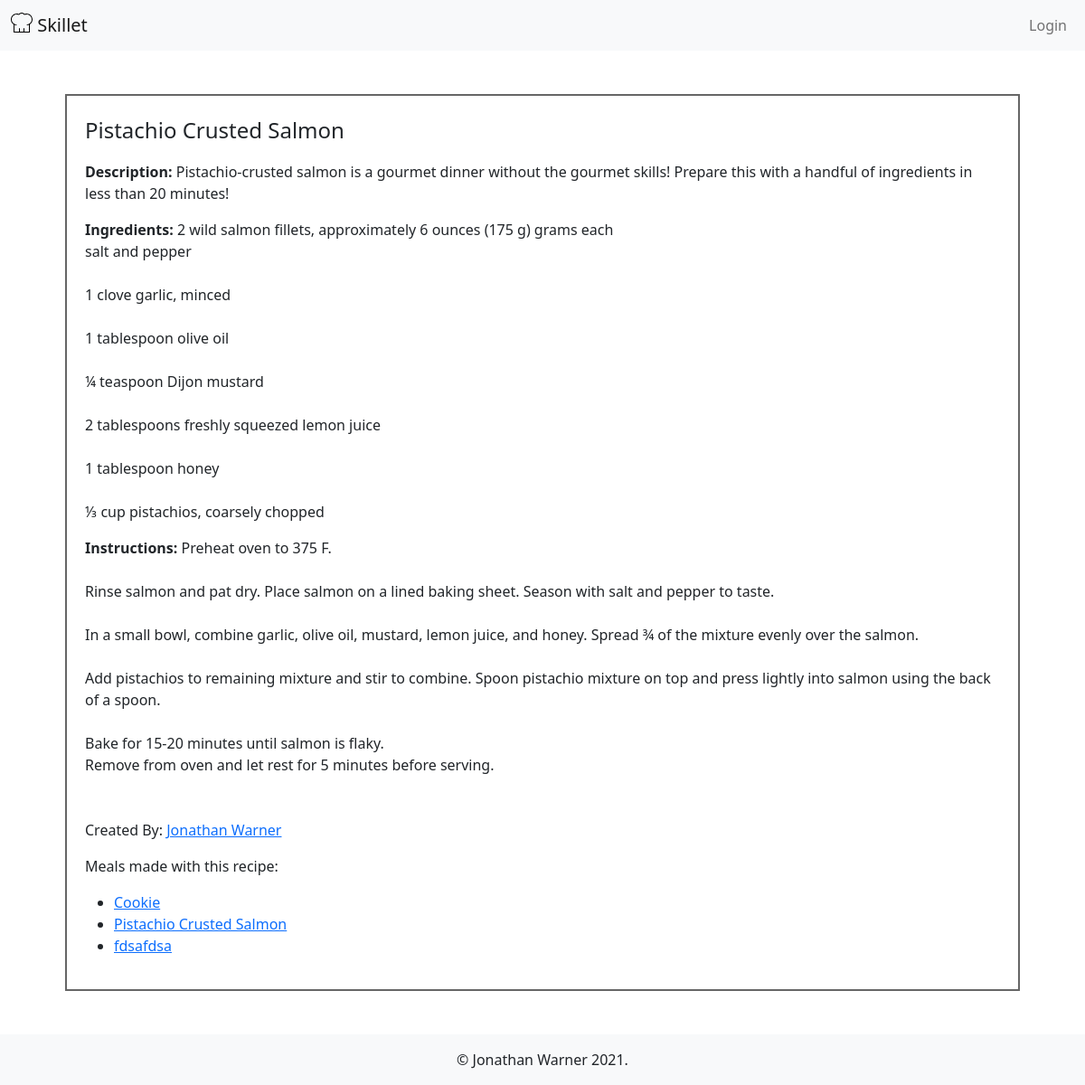
Page /view_recipe/2 on the committed database.
### skillet/models.py (models this page shows, shortened)
class Recipe(db.Model):
    __tablename__ = 'recipe'
    id = db.Column(db.Integer, primary_key=True)
    name = db.Column(db.String(80), nullable=False)
    description = db.Column(db.String(300), nullable=False)
    ingredients = db.Column(db.String(600), nullable=False)
    instructions = db.Column(db.String(600), nullable=False)
    created_by_id = db.Column(db.Integer, db.ForeignKey('user.id'))
    created_by = db.relationship('User')
    meals = db.relationship(
        'Meal', secondary='meal_recipes', back_populates="recipes")

class User(UserMixin, db.Model):
    __tablename__ = 'user'
    id = db.Column(db.Integer, primary_key=True)
    email = db.Column(db.String(80), nullable=False, unique=True)
    username = db.Column(db.String(80), nullable=False)
    password = db.Column(db.String(200), nullable=False)
    date_created = db.Column(db.DateTime, nullable=False)
    last_active = db.Column(db.DateTime, nullable=False)
    recipes = db.relationship('Recipe', backref='user')
    meals = db.relationship('Meal', backref='user')

class Meal(db.Model):
    __tablename__ = 'meal'
    id = db.Column(db.Integer, primary_key=True)
    name = db.Column(db.String(80), nullable=False)
    description = db.Column(db.String(300), nullable=True)
    date_prepared = db.Column(db.DateTime, nullable=False)
    img_url = db.Column(db.String(300), nullable=False)
    created_by_id = db.Column(db.Integer, db.ForeignKey('user.id'))
    created_by = db.relationship('User')
    recipes = db.relationship(
        'Recipe', secondary="meal_recipes", back_populates='meals')

### skillet/post/routes.py (the view)
@post.route('/view_recipe/<id>')
def view_recipe(id):
    recipe = Recipe.query.get(id)
    return render_template('recipe_detail.html', recipe=recipe)

### skillet/templates/recipe_detail.html (shortened to what this page needs)
{% extends 'base.html' %}
{% block content %}
<section class="p-5 d-flex">
    <div class="mx-4">
        <div class="recipe-info-container">
            <p class="fs-4">{{recipe.name.title()}}</p>
            <p class="text-prewrap"><strong>Description:</strong> {{recipe.description}}</p>
            <p class="text-prewrap"><strong>Ingredients:</strong> {{recipe.ingredients}}</p>
            <p class="text-prewrap"><strong>Instructions:</strong> {{recipe.instructions}}</p>
            <p class="mt-5">Created By:
                <a href="/profile/{{recipe.created_by.id}}">{{recipe.created_by.username.title()}}</a>
            </p>
            <div>
                <p>Meals made with this recipe:</p>
                <ul>
                    {% for meal in recipe.meals %}
                    <li><a href="/view_meal/{{meal.id}}">{{meal.name}}</a></li>
                    {% endfor %}
                </ul>
            </div>
        </div>
    </div>
</section>
{% endblock content %}

### skillet/templates/base.html (shortened to what this page needs)
<!DOCTYPE html>
<html lang="en">
<head>
    <link href="https://cdn.jsdelivr.net/npm/bootstrap@5.0.0-beta2/dist/css/bootstrap.min.css" rel="stylesheet"
>
    <link href="{{ url_for('static', filename='styles.css') }}" rel="stylesheet">
</head>
<body>
    <nav class="navbar navbar-expand-lg navbar-light bg-light">
        <div class="container-fluid">
            <a class="navbar-brand" href="/">
                Skillet
            </a>
            <div class="collapse navbar-collapse" id="navbarSupportedContent">
                <ul class="navbar-nav ms-auto">
                    {% if current_user.is_authenticated %}
                    <li>
                        <a class="nav-link" href="/logout">Logout</a>
                    </li>
                    <li>
                        <a class="nav-link profile-icon" href="/profile/{{current_user.id}}">
                            <svg xmlns="http://www.w3.org/2000/svg" width="24" height="24" viewBox="0 0 24 24"
                                fill="#555555">
                                <path
                                    d="M12 0c-6.627 0-12 5.373-12 12s5.373 12 12 12 12-5.373 12-12-5.373-12-12-12zm0 22c-3.123 0-5.914-1.441-7.749-3.69.259-.588.783-.995 1.867-1.246 2.244-.518 4.459-.981 3.393-2.945-3.155-5.82-.899-9.119 2.489-9.119 3.322 0 5.634 3.177 2.489 9.119-1.035 1.952 1.1 2.416 3.393 2.945 1.082.25 1.61.655 1.871 1.241-1.836 2.253-4.628 3.695-7.753 3.695z" />
                            </svg>
                        </a>
                    </li>
                    </form>
                    {% else %}
                    <li class="nav-item">
                        <a class="nav-link" href="/login">Login</a>
                    </li>
                    {% endif %}
                </ul>
            </div>
        </div>
    </nav>
    {% block content %}{% endblock %}
    <footer class="text-center p-3 bg-light text-dark">
        <p class="fs-6 m-0"> &copy; Jonathan Warner 2021.</p>
    </footer>
</body>
</html>

### skillet/static/styles.css (style rules this page uses)
.fs-6 { font-size: 0.2em; }
.recipe-info-container { border: 2px solid rgb(102, 102, 102); padding: 20px; }
.text-prewrap { white-space: pre-wrap; }

### rows in the picture
Recipe: name "Pistachio Crusted Salmon", description "Pistachio-crusted salmon is a gourmet dinner without the gourmet skills! Prepare this with a handful of ingredients in less than 20 minutes!", ingredients "2 wild salmon fillets, approximately 6 ounces (175 g) grams each salt and pepper 1 clove garlic, minced 1 tablespoon olive oil ¼ teaspoon Dijon mustard 2 tablespoons freshly squeezed lemon juice 1 tablespoon honey ⅓ cup pistachios, coarsely chopped", instructions "Preheat oven to 375 F. Rinse salmon and pat dry. Place salmon on a lined baking sheet. Season with salt and pepper to taste. In a small bowl, combine garlic, olive oil, mustard, lemon juice, and honey. Spread ¾ of the mixture evenly over the salmon. Add pistachios to remaining mixture and stir to combine. Spoon pistachio mixture on top and press lightly into salmon using the back of a spoon. Bake for 15-20 minutes until salmon is flaky. Remove from oven and let rest for 5 minutes before serving."
User: created_by.username "Jonathan Warner"
Meal: name "Cookie"
Meal: name "Pistachio Crusted Salmon"
Meal: name "fdsafdsa"
